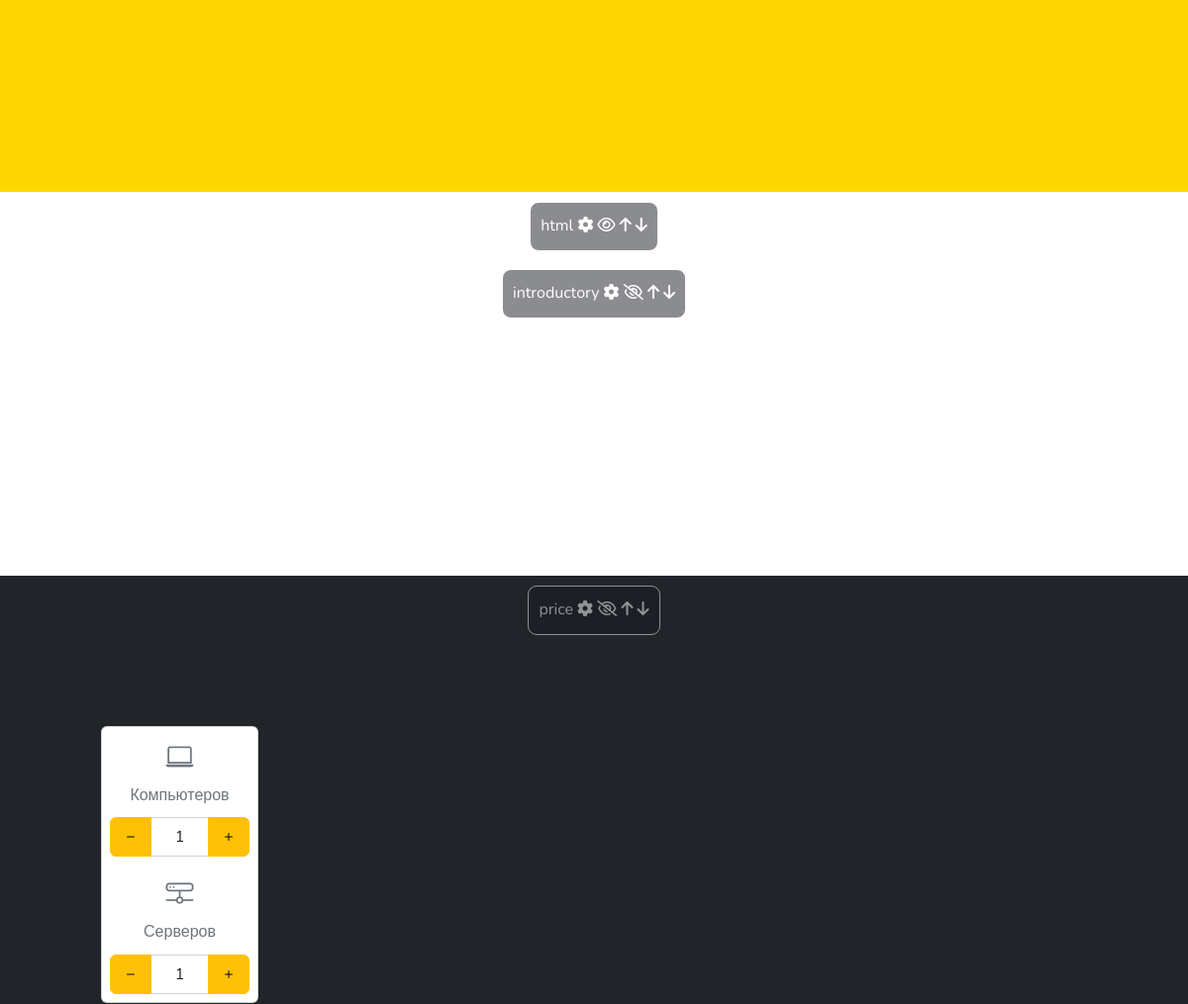
Before: /edit/ (signed in, middle part) with the older database file.
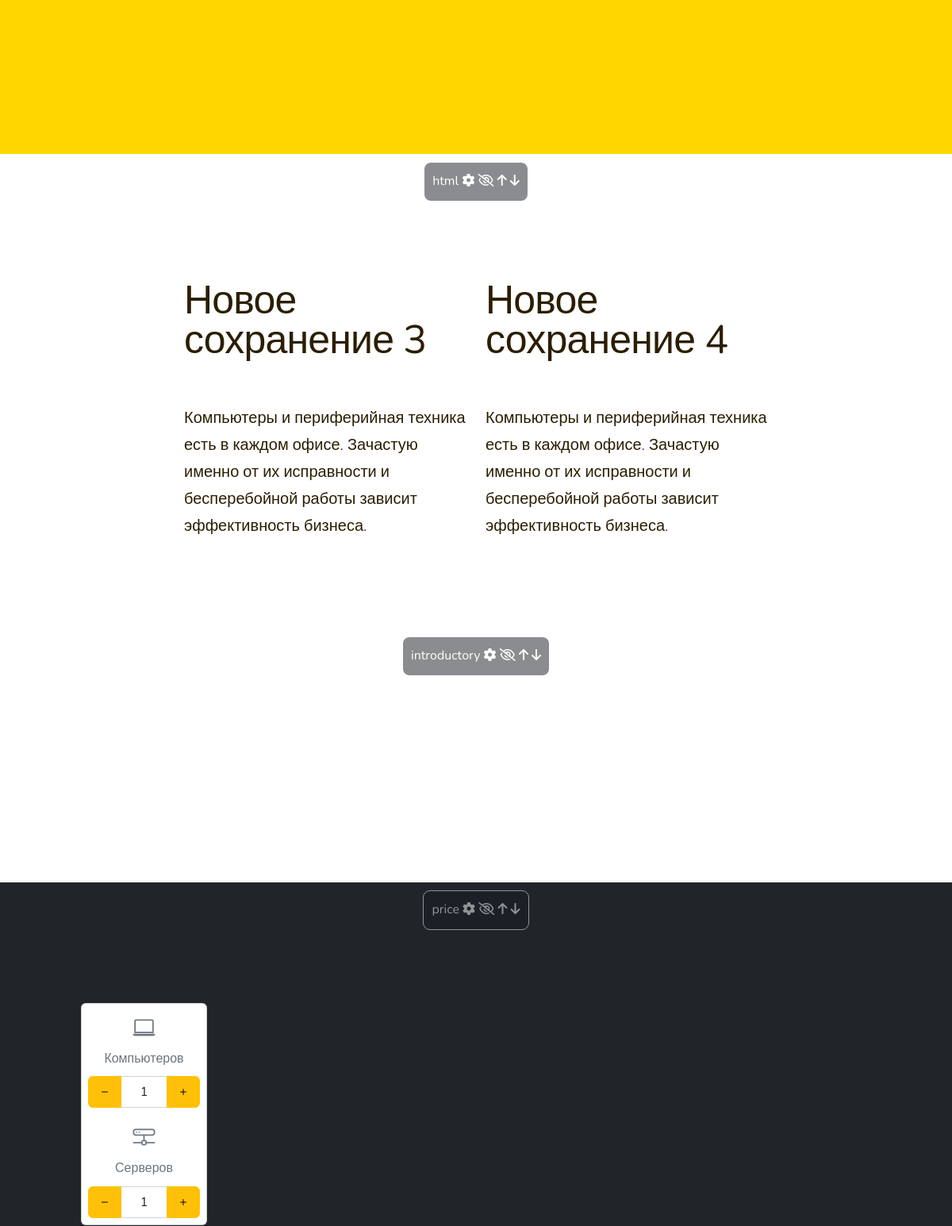
After: the same page with the newer database file.
### landing/models.py (models this page shows, shortened)
class landing(models.Model):
	TYPE_BLOCK = [
        ('themes', 'Типизированный'),
        ('null', 'Пустой'),
        ('html', 'Произвольный'),
        ('js', 'JS'),
        ('scc', 'Cтили'),
    ]
	title = models.CharField(max_length=255,verbose_name="Заголовок")
	name = models.CharField(max_length=255,blank=True,null=True,verbose_name="Название")
	content = models.TextField(blank=True,verbose_name="Настройки")
	photo = models.URLField(max_length=255,blank=True,verbose_name="Изображения")
	time_create = models.DateTimeField(auto_now_add=True,verbose_name="Время создания")
	time_update = models.DateTimeField(auto_now=True,verbose_name="Последнее обновление")
	order = models.IntegerField(blank=True,null=True,verbose_name="Порядок")
	type_block = models.CharField(max_length=255,verbose_name="Тип",blank=True,null=True,choices=TYPE_BLOCK)
	is_published = models.BooleanField(default=True,verbose_name="Видимость")
	class Meta:
		verbose_name = 'Блок'
		verbose_name_plural = 'Блоки'

### landing/views.py (the view)
# urls.py: path('edit/',EditMode.as_view(),name='edit'),
class EditMode(LoginRequiredMixin,DataMixin,ListView):
    model = landing
    template_name = 'accounts/darkpan/edit_mode.html'
    context_object_name ='all'
    login_url = '/admin/'
    def get_context_data(self,*, object_list=None, **kwargs):
        context = super().get_context_data(**kwargs)
        blocks = landing.objects.all().order_by('order')
        new_dictData = {}
        context['title'] = 'ООО Сисадмин — Обслуживание информационых систем'
        context['edit_mode']='True'
        for i in range(len(blocks)):
            settings_block = blocks.filter(title=blocks[i].title)[0]
            if settings_block.content != '':
                if settings_block.type_block != 'html':
                    new_blocks = ['header','hero','introductory','price','Important']
                    if str(blocks[i].title) in new_blocks:
                        context[blocks[i].title] = json.loads(settings_block.content, strict=False)
                        context[blocks[i].id] = json.loads(settings_block.content, strict=False)
                    else:
                        context[blocks[i].title] = json.loads(settings_block.content, strict=False)
                        context[blocks[i].id] = json.loads(settings_block.content, strict=False)
                else:
                    context[blocks[i].title] = settings_block.content
            else:
                context[blocks[i].title] = ''
        return context
    def get_queryset(self):
        return landing.objects.all().order_by('order')

### landing/templatetags/poll_extras.py (called while the page is built)
@register.filter()
def get_form(value):
	print(type(value))
	fields = ''
	if 'name' in value:
		fields +='''
			<div class="form-floating mb-3">
				<input name="name" type="text" class="form-control" id="floatingInput" placeholder="123">
				<label for="floatingInput">Имя</label>
			</div>'''
	if 'email' in value:
		fields +='''
			<div class="form-floating mb-3">
				<input name="telephone" type="tel" class="form-control" id="floatingTel" placeholder="+" maxlength="18" data-tel-input>
				<label for="floatingTel">Телефон</label>
			</div>'''
	if 'message' in value:
		fields +='''
			<div class="form-floating mb-3">
				<textarea name="message" class="form-control" placeholder="Leave a comment here" id="floatingTextarea2" style="height: 100px"></textarea>
				<label for="floatingTextarea2">Сообщение</label>
			</div>'''
	return mark_safe(fields)

@register.simple_tag(name='myinclude')
def my_include(value):
	return 'landing/'+value+'.html'

@register.filter(name='strtoarr')
def my_include(value):
	return json.loads(value, strict=False)

### landing/templates/accounts/darkpan/edit_mode.html (shortened to what this page needs)
{% load static %}
{% load poll_extras %}
<!doctype html>
<html class="no-js" lang="ru">
<head>
  <link href=" {% static 'landing/'%}dist/css/bootstrap.min.css" rel="stylesheet">
  <link href="{% static 'landing/'%}css/style.css" rel="stylesheet">
  <link href="{% static 'landing/'%}css/carousel.css" rel="stylesheet">
  <link rel="stylesheet" href="https://cdn.jsdelivr.net/npm/bootstrap-icons@1.9.1/font/bootstrap-icons.css">
</head>
<body>
    {% for item in all %}
        <div class="edit_block {{item.id}} {{item.title}} {{item.is_published}}" >
            <div class="setings_layer container-fluid">
                <div class="setings_block">
                    {{item.title}}
                    <span class="button_setings fa fa-cog" style="" data-id="{{item.id}}"></span>
                    {% if item.is_published %}
                        <span class="button_disable fa fa-eye-slash" data-id="{{item.id}}"></span>
                    {% else %}
                       <span class="button_disable fa fa-eye" data-id="{{item.id}}"></span>
                    {% endif %}
                    <span class="button_sort button_up fa fa-arrow-up"></span>
                    <span class="button_sort button_down fa fa-arrow-down"></span>
                </div>
            </div>
            {% myinclude item.title as thame %}
            {% include thame %}
        </div>
    {% endfor %}
</body>
</html>

### landing/templates/landing/html.html (shortened to what this page needs)
{% load static %}
<div class="container marketing pb-5 pt-5" >
  <div class="row featurette">
    {% autoescape off %}
    {{ html }}
    {% endautoescape %}
  </div>
</div>

Changed rows visible on the page:
changed landing "html": is_published False → True (drawn); content (not shown) → "Новое сохранение 3 Компьютеры и периферийная техника есть в каждом офисе. Зачастую именно от их исправности и бесперебойной работы зависит эффективность бизнеса. Новое сохранение 4 Компьютеры и периферийная техника есть в каждом офисе. Зачастую именно от их исправности и бесперебойной работы зависит эффективность бизнеса."
